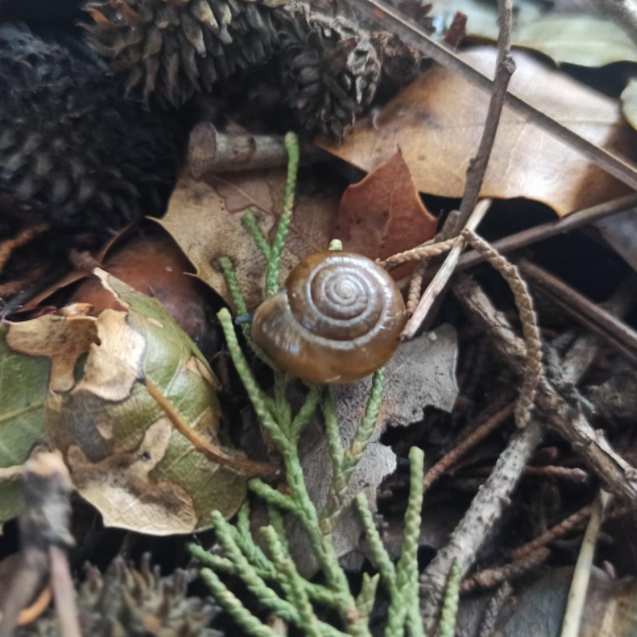
#> input picture BIL370 Digital Image Processing/Notes/images/I2.png, 637 x 637 px
$ jupyter execute ImageProcessing-2.ipynb
#> lines starting #> are read from the running program, lines starting #| are printed output that depends on the picture; after the words box and inside, x2 and y2 are one past the last pixel; in counts of white or black regions, pixels touching at a corner belong together
[cell 1]
import numpy as np
import cv2  as cv
from matplotlib import pyplot as plt

[cell 2]
fig = plt.figure
subplot = plt.subplot
imshow = plt.imshow
imread = cv.imread

[cell 3]
I = imread("../images/I2.png")
#> I is the input picture: shape (637, 637, 3); mean B, G, R 81.4, 89, 94.5
fig()
imshow(I)
#Opencv renk formatı BGR oldugundan dolayı görüntü aşağıdaki gibi olur.

[cell 4]
I = imread("../images/I2.png")
I_rgb = cv.cvtColor(I,cv.COLOR_BGR2RGB)
fig()
imshow(I_rgb)

[cell 5]
subplot(1,3,1) , imshow(I_rgb[:,:,0] , cmap = "gray") #0. yani Red kanali
subplot(1,3,2) , imshow(I_rgb[:,:,1] , cmap = "gray") #1. yani Red kanali
subplot(1,3,3) , imshow(I_rgb[:,:,2] , cmap = "gray") #2. yani Red kanali
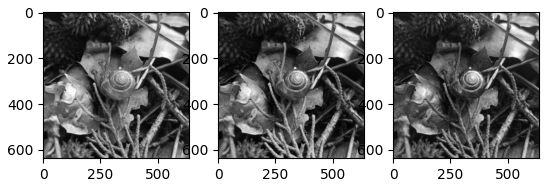
#> figure drawn by matplotlib, 3 panels

Yukarıdaki 1. resim Red renk kanalının fotoğrafıdır. Rengin baskın olduğu yerler daha beyaz 255'e yakın renklerdir. Örnğin salyangoz kabuğu R kanalında beyaz görünürken B kanalında siyah, 0 tonlarında gözükmüşyür bunun sebebi mavi rengin salyangoz kabuğunda pek bulunmamasından kaynaklanmaktadır.

<h3>Exponansiyel Fonksiyon</h3>
Exponansiyel fonksiyon e^x dir bunu pythonda numpy.exp(<üste yazılacak değerler>) şeklinde elde ederiz.

<h3>Yeni fonksiyonlar ve Anlamları</h3>

>Aşağıdaki resmi ve kodu verilen fonksiyon 0-55 arasındaki girdilerin değerini aydınlatması istenmekte ve diğerlerini siyah yapmak istemektedir. Lakin bunu statik modda sağlayamaz çünkü fonksiyonu inceleyeceğiniz üzere 25 değerini 1'e çekiyor ve beyaz renk değildir, 255'e çekmesi gerekiyordu. Dolayısıyla bu kod için imshow yaparken dinamik mod kullanmalıyız. Böylece en yüksek değer olan 1, 255'e map edilecektir.

[cell 6]
I = imread("../images/I2.png")
I_rgb = cv.cvtColor(I,cv.COLOR_BGR2RGB)

def exp_fun(x , c = 10 , sg = 5):
    return np.exp( -(x-c)**2/(2*sg**2))

I_tmp = I_rgb[:,:,0].astype("float")
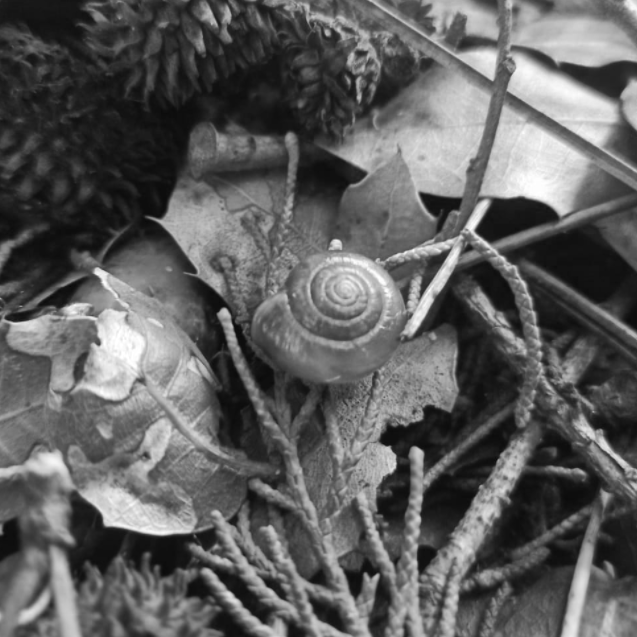
#> I_tmp: shape (637, 637) float64; min 6, max 255, mean 94.5
I_r = exp_fun(I_tmp)
#> in exp_fun, `return np.exp( -(x-c)**2/(2*sg**2))`:
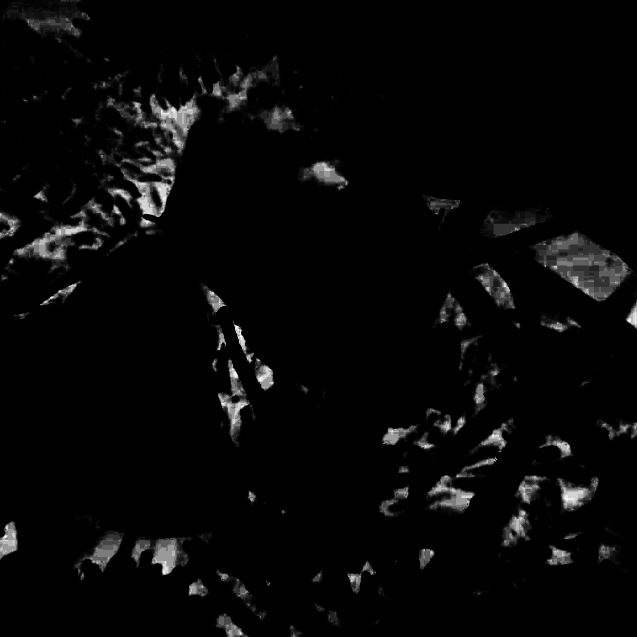
#> returned value: shape (637, 637) float64; min 0, max 1, mean 0.0292

fig()
subplot(1,3,1), imshow(I_tmp, cmap = "gray")
subplot(1,3,2), imshow(I_r, cmap = "gray", vmin = 0, vmax = 255)
subplot(1,3,3), imshow(I_r, cmap = "gray")

<h5>Statik olan modda düzgün görüntü elde etmek fonksiyonu nasıl değiştirmeliyiz?</h5>

Eğer exp_fun fonksiyonunun geri döndürdüğü değeri 255 ile çarparsak doğru bir yöntem izlemi şoluruz

[cell 7]
I = imread("../images/I2.png")
I_rgb = cv.cvtColor(I,cv.COLOR_BGR2RGB)

def exp_fun(x , c = 10 , sg = 5):
#> called with c = 10, sg = 5
    return 255* np.exp( -(x-c)**2/(2*sg**2))

I_tmp = I_rgb[:,:,0].astype("float")
I_r = exp_fun(I_tmp)

fig()
subplot(1,3,1), imshow(I_tmp, cmap = "gray")
subplot(1,3,2), imshow(I_r, cmap = "gray", vmin = 0, vmax = 255)
subplot(1,3,3), imshow(I_r, cmap = "gray")

<h5>Bu şekilde verilmiş olan fonksiyon görüntüde neye sebep olur?</h5>

Cevap: Dikkat ederseniz x = 0 için y =255, x = 255 için y = 0 olacak şekilde doğrusal bir fonksiyondur.
<br>Tahmin edildiği üzere reverse alınmasını, renklerin tam tersi olmasını sağlar.

[cell 8]
I_tmp2 = I_rgb.astype("float").mean(2) #mean(2) demek elimizdeki görüntüde kanal boyunca ortalama alıyor.)
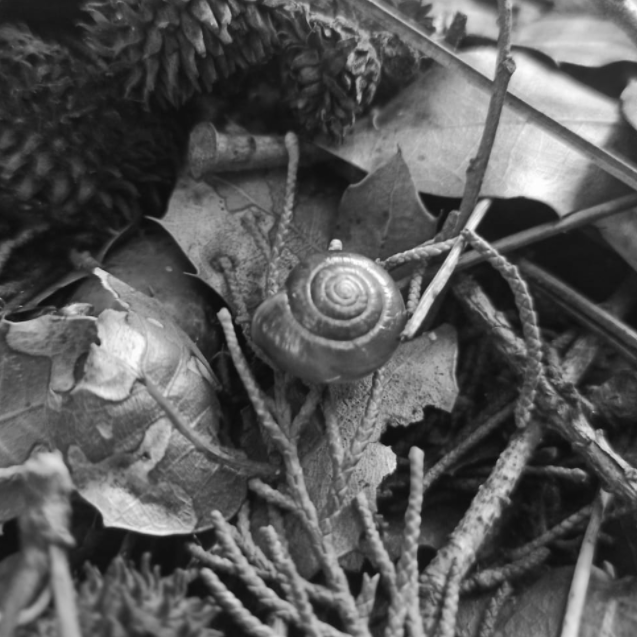
#> I_tmp2: shape (637, 637) float64; min 12, max 255, mean 88.3

# y = 255-x doğrusu
Iy = 255 - I_tmp
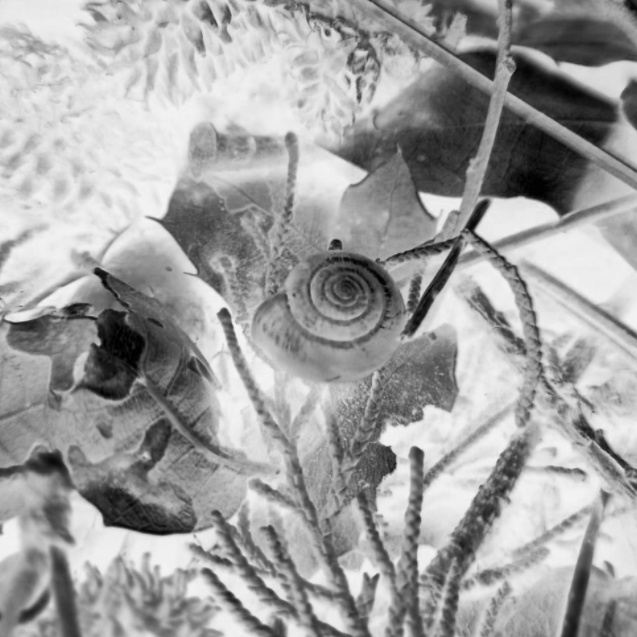
#> Iy: shape (637, 637) float64; min 0, max 249, mean 160.5
fig()
subplot(1,2,1) , imshow(I_tmp2, cmap= "gray", vmin = 0, vmax = 255)
subplot(1,2,2) , imshow(Iy, cmap = "gray", vmin = 0, vmax = 255)

<h5>Bu şekilde verilmiş olan fonksiyon görüntüde neye sebep olur?</h5>

Cevap: Dikkat edersek 0-100 arasındaki koyu renkler aynen korunmuştur çünkü 45 derecelik açıya sahiptir eğim 1'dir.
<br> 100-255 arasındaki renkler ise 255'e yani beyaza sabitlenmiş olur.

[cell 9]
I_y = np.zeros_like(I_tmp) #0'lardan oluşan bir çıkış görüntüsü oluşturduk

Imask1 = I_tmp < 100 #I_tmp nin 100den küçük olan indisleri bul
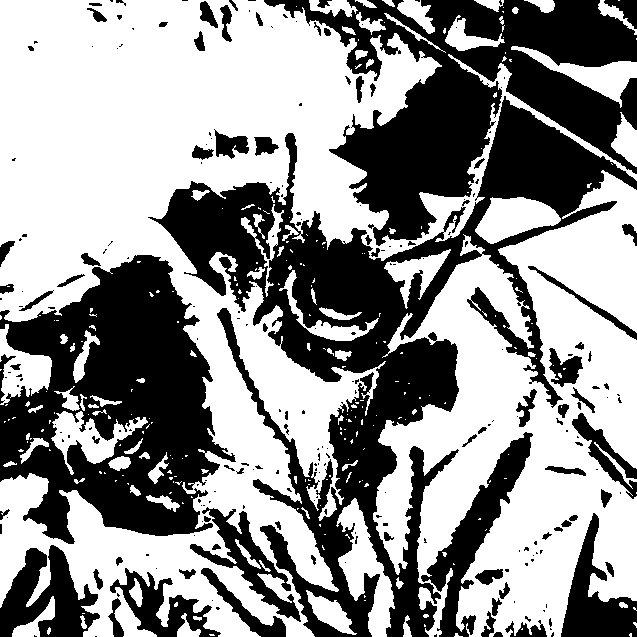
#> Imask1: shape (637, 637) bool; 57.3% white; 238 black regions (152 under 20 px), largest, box (x1, y1, x2, y2) and area: (148, 96, 637, 637) 64062, (0, 255, 236, 544) 38785, (264, 0, 637, 246) 37488
I_y[Imask1] = I_tmp[Imask1] #küçük olam indislerin değerlerini doğrudan ata
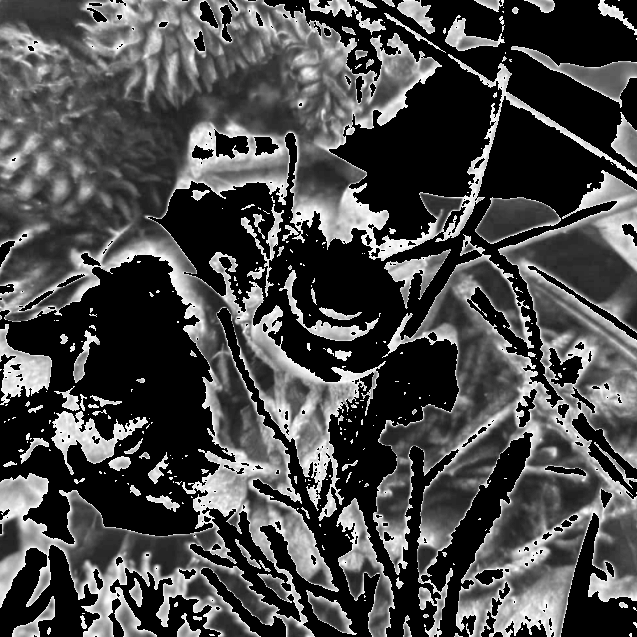
#> I_y: shape (637, 637) float64; min 0, max 99, mean 29.1; drawn with min black and max white

Imask2 = I_tmp >= 100
I_y[Imask2] = 255 #büyük olan indisleri beyaz ata
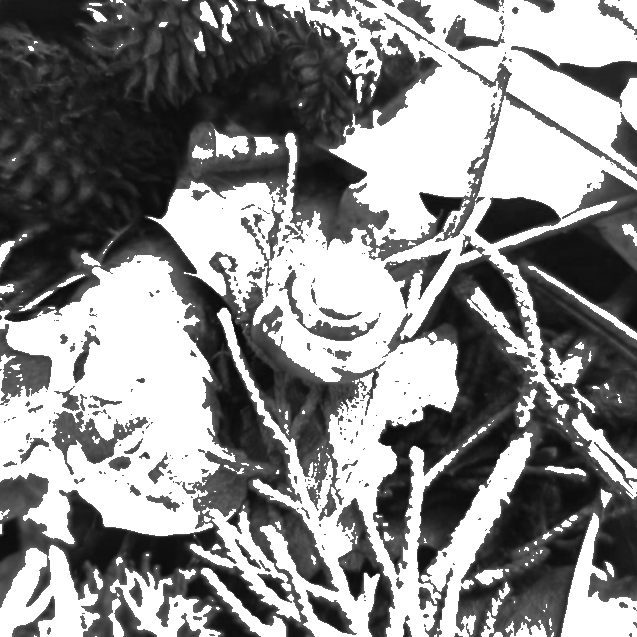
#> I_y: shape (637, 637) float64; min 6, max 255, mean 138

fig()

subplot(1,2,1) , imshow(I_tmp, cmap = "gray", vmin = 0, vmax = 255)
subplot(1,2,2) , imshow(I_y, cmap = "gray", vmin = 0, vmax = 255)

<h2>HİSTOGRAM</h2>

Histogram en genel anlamda elimizdeki bir kümenin içerisindeki nesneleri saymaktır.

Örneği aşağıdaki resimde tabloya bakarsak 0 renk koduna sahip 860 tane pixel, 1 renk koduna sahip 240 tane pixel, 2 renk koduna sahip 40 tane pixel ... var şeklinde bir yorum yapabiliriz.

[cell 10]
C = imread("../images/C1.jpg", 0)
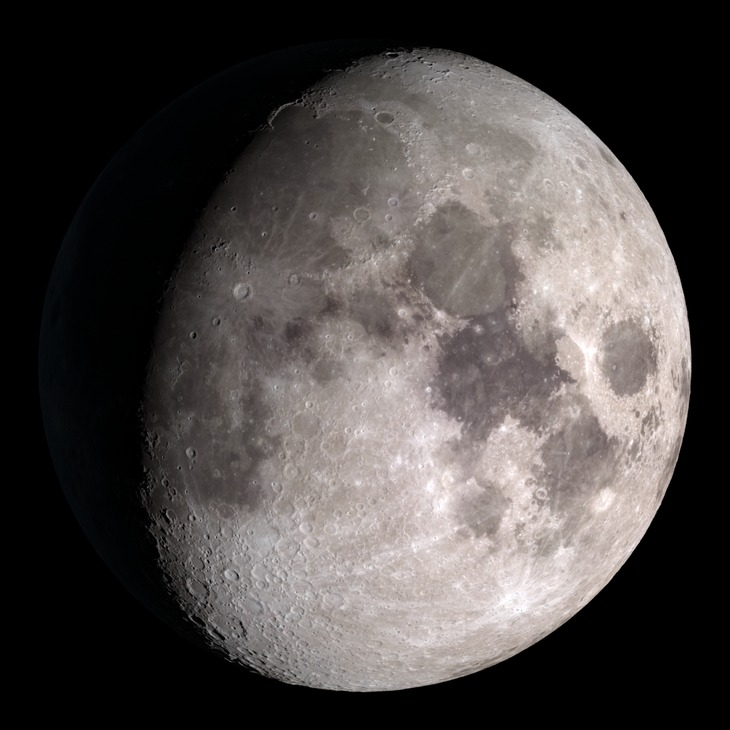
#> input picture BIL370 Digital Image Processing/Notes/images/C1.jpg, 730 x 730 px
#> C: shape (730, 730); min 0, max 255, mean 73
fig()
imshow(C)

[cell 11]
hist_ = np.zeros(256)

for i in range(C.shape[0]):
    for j in range(C.shape[1]):
        pixVal = C[i,j]
        hist_[pixVal] += 1
#> after the loop, hist_ = 256 values, max 198692 at index 0, min 51 at index 251, mean 2081.6

fig()
plt.plot(hist_)
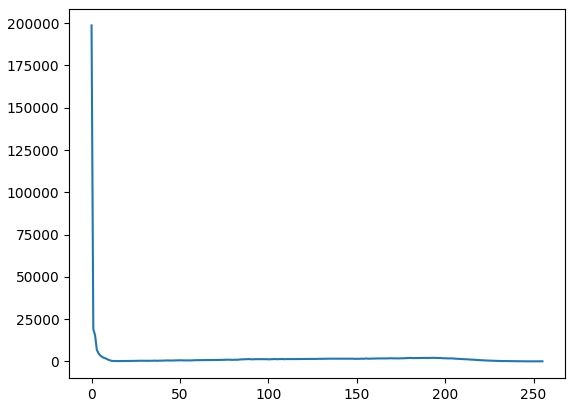
#> figure drawn by matplotlib, 1 panel; curve peaks at x = 0, y = 198692
